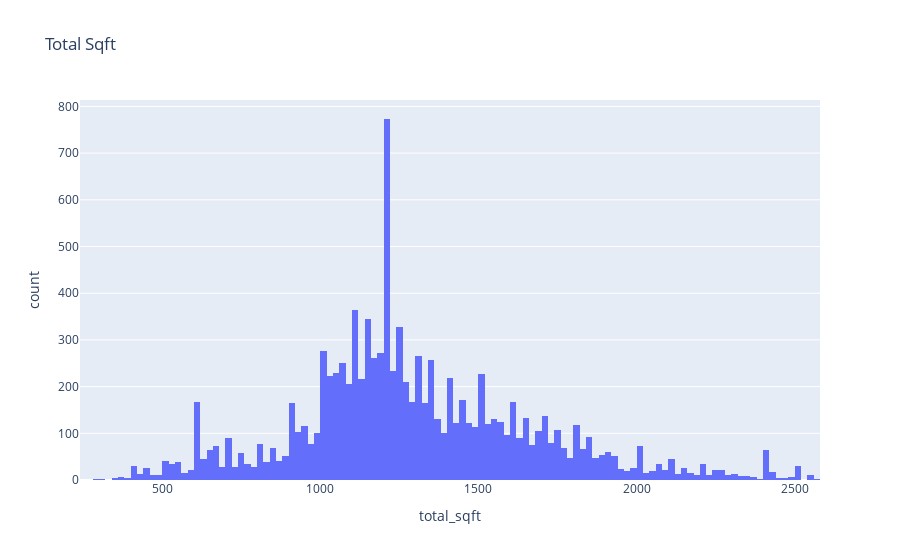

Notebook code for this chart:
### Code cell
#After the outlier removal
fig = px.histogram(df3, x='total_sqft', title='Total Sqft')
fig.show()

### Figure 1 — Plotly figure (JSON) as saved in the notebook; plotly's stock layout.template omitted (floating-point values rounded to 4 significant figures; data arrays with more than 128 entries replaced by an {"elided": "..."} marker saying what was removed)
{"data": [{"alignmentgroup": "True", "bingroup": "x", "hovertemplate": "total_sqft=%{x}<br>count=%{y}<extra></extra>", "legendgroup": "", "marker": {"color": "#636efa", "pattern": {"shape": ""}}, "name": "", "offsetgroup": "", "orientation": "v", "showlegend": false, "type": "histogram", "x": {"elided": "10552 float values"}, "xaxis": "x", "yaxis": "y"}], "layout": {"barmode": "relative", "legend": {"tracegroupgap": 0}, "title": {"text": "Total Sqft"}, "xaxis": {"anchor": "y", "domain": [0, 1], "title": {"text": "total_sqft"}}, "yaxis": {"anchor": "x", "domain": [0, 1], "title": {"text": "count"}}}}
